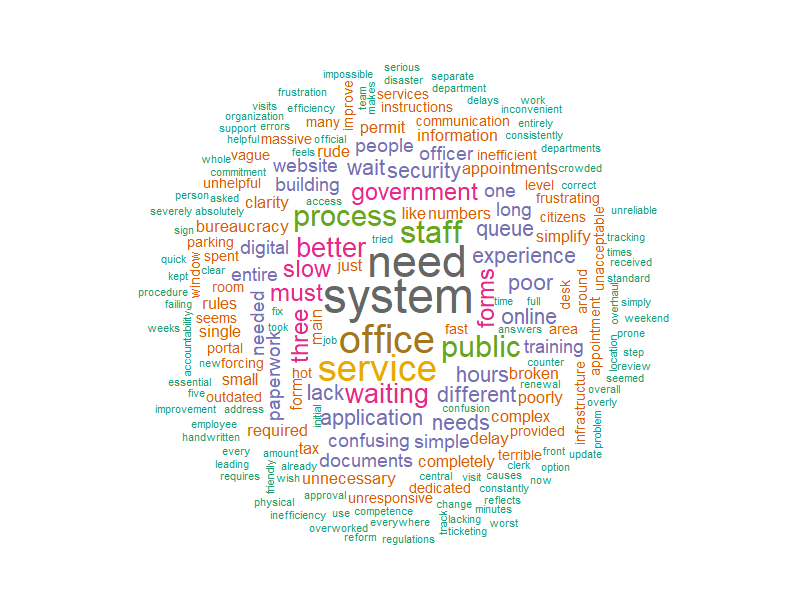

R code for this plot:
setwd("D:/rprogramming")
getwd()

# Install required packages (run once)
install.packages(c("tm", "SnowballC", "wordcloud", "RColorBrewer"))

#load the libraries
library(tm)
library(SnowballC)
library(wordcloud)
library(RColorBrewer)

text <- readLines("feedback.txt", encoding = "UTF-8", warn = FALSE)# Read the file into R using readLines()
text <- paste(text, collapse = " ")# Combines all lines into one long text string separated by spaces
corpus <- Corpus(VectorSource(text))# Create a corpus from the imported text

# Text cleaning
corpus <- tm_map(corpus, content_transformer(tolower))#lowercase all letters
corpus <- tm_map(corpus, content_transformer(function(x) gsub("[^a-z ]", " ", x)))#removes everything except alphabetic letters and spaces
corpus <- tm_map(corpus, removeNumbers)#removes all numbers
corpus <- tm_map(corpus, stripWhitespace)#removes unnecessary extra spaces
corpus <- tm_map(corpus, removeWords, stopwords("english"))#removes common english words(the, is, and, to)

tdm <- TermDocumentMatrix(corpus)#Create term-document matrix
m <- as.matrix(tdm)#Converts the TDM to a regular matrix
word_freq <- sort(rowSums(m), decreasing = TRUE)#Computes the total frequency of each word and sorts from highest → lowest
df <- data.frame(word = names(word_freq), freq = word_freq)#Creates a data frame with two columns: word, frequency

#Show the top 10 words
head(df, 10)

word_freq_rev <- df[order(df$freq, decreasing = FALSE), ]#Reverse for word cloud

#Generate reversed word cloud
set.seed(1234)
wordcloud(
  words = word_freq_rev$word,
  freq = word_freq_rev$freq,
  min.freq = 2,
  max.words = 1000,
  random.order = FALSE,
  colors = brewer.pal(8, "Dark2")
)
#Save word cloud as PNG
png("wordcloud_exam.png", width = 800, height = 600)
set.seed(1234)
wordcloud(
  words = word_freq_rev$word,
  freq = word_freq_rev$freq,
  min.freq = 2,
  max.words = 1000,
  random.order = FALSE,
  colors = brewer.pal(8, "Dark2")
)
dev.off()#Closes the graphics device — finalizes and saves the PNG file.

rare_df <- df[df$freq == 1, ]#Identify words with frequency = 1
rare_df5 <- head(rare_df, 5)#Take only the first 5 least frequent words

#Save word cloud as PNG
png("wordcloud_rare.png", width = 800, height = 600)
wordcloud(
  words = rare_df5$word,
  freq = rare_df5$freq,
  min.freq = 1,
  random.order = FALSE,
  colors = brewer.pal(8, "Dark2")
)
dev.off()#Closes the graphics device — finalizes and saves the PNG file.